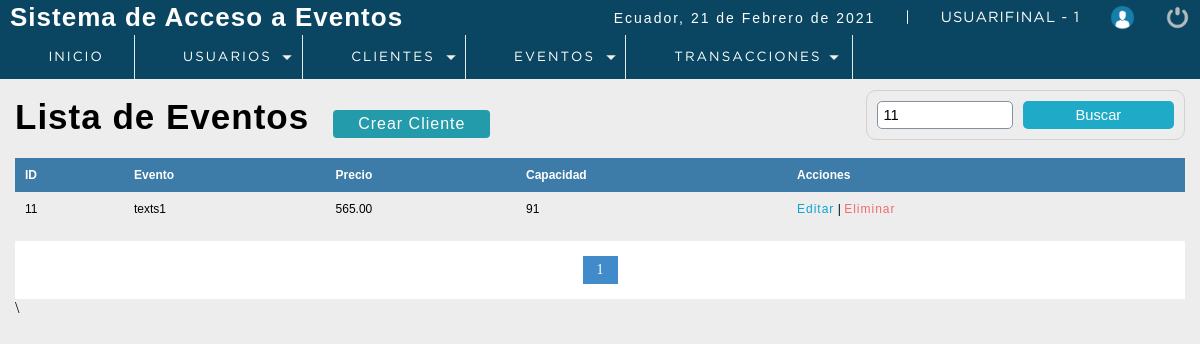
The app's page /P_seminarios/sistema/buscar_evento.php?busqueda=11 (signed in), older data.
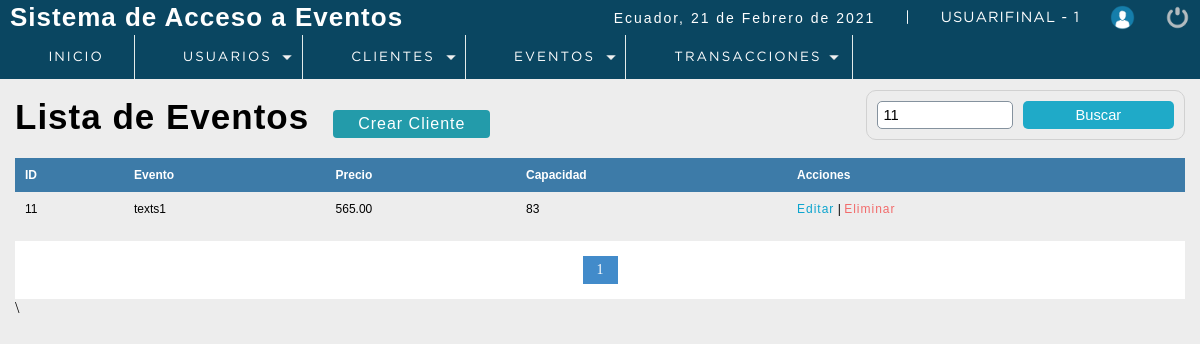
The same page, newer data.
### tables this page shows
CREATE TABLE `evento` (
  `codevento` int(11) NOT NULL,
  `descripcion` varchar(100) DEFAULT NULL,
  `precio` decimal(10,2) DEFAULT NULL,
  `capMax` int(11) DEFAULT NULL,
  `direccion` varchar(300) DEFAULT NULL,
  `foto` text DEFAULT NULL,
  `fecha_evento` datetime NOT NULL,
  `dateAdd` datetime NOT NULL DEFAULT current_timestamp(),
  `usuario_id` int(11) NOT NULL,
  `status` int(11) NOT NULL DEFAULT 1,
  `id_tipo_seminario` int(11) DEFAULT NULL
);

### P_seminarios/sistema/buscar_evento.php (the view, shortened to what the changed rows need)
<?php
 include "../conection.php";
?>
<!DOCTYPE html>
<html lang="en">
<head>
	<?php include "includes/scripts.php"?>
</head>
<body>
 <?php include "includes/header.php"?>
	<section id="container">
    <?php
        $busqueda = strtolower($_REQUEST['busqueda']) ;
    ?>
		<h1>Lista de Eventos</h1>
        <table>
         <tr>
                <th>ID</th>
                <th>Evento</th>
                <th>Precio</th>
                <th>Capacidad</th>
                <th>Acciones</th>
            </tr>
            <?php
           $por_pagina = 8;
           if (empty($_GET['pagina'])) {
               $pagina =1;
           }
           else {
               $pagina = $_GET['pagina'];
           }
           $desde = ($pagina - 1) * $por_pagina;
           $query = mysqli_query($conection,"SELECT * FROM evento                                  WHERE
                                                                                                        (
                                                                                                            codevento LIKE '%$busqueda%' OR
                                                                                                            descripcion	  LIKE '%$busqueda%' OR
                                                                                                            precio	  LIKE '%$busqueda%' OR
                                                                                                            capMax	  LIKE '%$busqueda%'
                                                                                                                            )
                                                                                                      AND
                                                                                                      status = 1
                                                                                                      ORDER BY codevento ASC LIMIT $desde, $por_pagina");
           $result = mysqli_num_rows($query);
           if ($result > 0) {
               while ($data = mysqli_fetch_array($query)) {
           ?>
            <tr>
                <td><?php echo $data["codevento"];?></td>
                <td><?php echo $data["descripcion"];?></td>
                <td><?php echo $data["precio"];?></td>
                <td><?php echo $data["capMax"];?></td>
                <td>
                    <a class="link_edit" href="editar_cliente.php?id=<?php echo $data["idcliente"];?>">Editar</a>
                    |
                    <?php
                        if ($_SESSION['rol']==1 || $_SESSION['rol']==2) {
                    ?>
                    <a class="link_delete" href="eliminar_cliente.php?id=<?php echo $data["idcliente"];?>">Eliminar</a>
                    <?php
                        }
                    ?>
                </td>
            </tr>
                <?php
               }
           }
            ?>
        </table>
	</section>
</body>
</html>

Row changes from the older to the newer data that the page shows:
changed evento "texts1": capMax "91" → "83"
